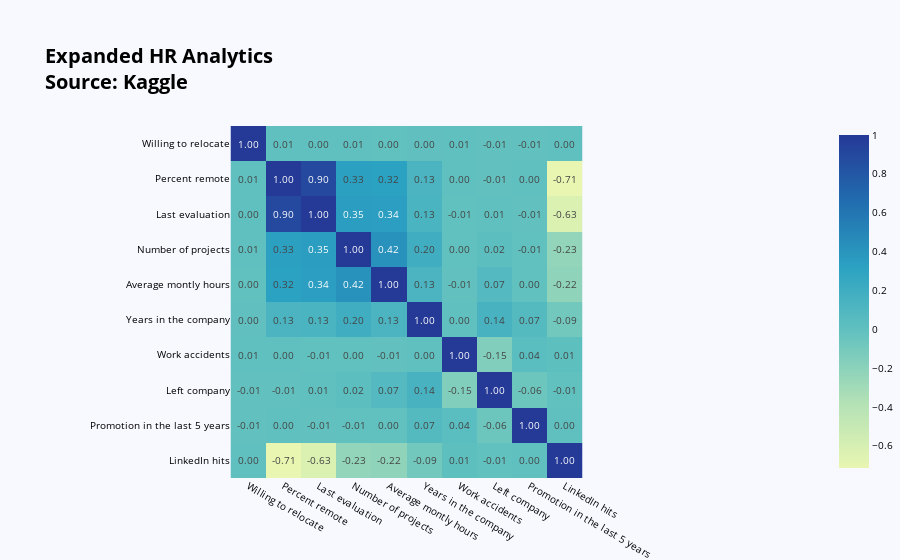

Here is the notebook cell this chart was saved with:
### Code cell
import plotly.express as px
import plotly.graph_objects as go
import pandas as pd
import seaborn as sn

df = pd.read_csv('HR_Engagement_Sat_Sales_UpdatedV4.0_Filtrado.csv', sep=';')

fig = px.imshow(corrMatrix, color_continuous_scale=["#e8f6b1", "#b2e1b6", "#65c3bf", "#2ca2c2", "#216daf", "#253997"], text_auto='.2f')

fig.update_layout(    
    title = {'text': "<b>Expanded HR Analytics<br>Source: <a href='https://www.kaggle.com/datasets/krismurphy01/data-lab'>Kaggle</a></b>", 'font': {'size': 20}},       
    font=dict(size = 10, color = 'black'),    
    plot_bgcolor='GhostWhite',
    paper_bgcolor='GhostWhite',    
    title_pad=dict(l=0, r=0, t=0, b=0),
    margin=dict(l=0, r=0, t=125, b=50)
)
fig.show()
fig.write_html("index.html")

### Figure 1 — Plotly figure (JSON) as saved in the notebook; plotly's stock layout.template omitted (floating-point values rounded to 4 significant figures)
{"data": [{"coloraxis": "coloraxis", "hovertemplate": "x: %{x}<br>y: %{y}<br>color: %{z}<extra></extra>", "name": "0", "texttemplate": "%{z:.2f}", "type": "heatmap", "x": ["Willing to relocate", "Percent remote", "Last evaluation", "Number of projects", "Average montly hours", "Years in the company", "Work accidents", "Left company", "Promotion in the last 5 years", "LinkedIn hits"], "xaxis": "x", "y": ["Willing to relocate", "Percent remote", "Last evaluation", "Number of projects", "Average montly hours", "Years in the company", "Work accidents", "Left company", "Promotion in the last 5 years", "LinkedIn hits"], "yaxis": "y", "z": [[1, 0.006152, 0.004764, 0.005248, -0.003005, -0.001393, 0.006772, -0.009049, -0.009655, 0.003156], [0.006152, 1, 0.8972, 0.3274, 0.3171, 0.1272, -0.001046, -0.00715, 0.001131, -0.7136], [0.004764, 0.8972, 1, 0.3493, 0.3397, 0.1316, -0.007104, 0.006567, -0.008684, -0.6304], [0.005248, 0.3274, 0.3493, 1, 0.4172, 0.1968, -0.004741, 0.02379, -0.006064, -0.2288], [-0.003005, 0.3171, 0.3397, 0.4172, 1, 0.1278, -0.01014, 0.07129, -0.003544, -0.2158], [-0.001393, 0.1272, 0.1316, 0.1968, 0.1278, 1, 0.00212, 0.1448, 0.06743, -0.08698], [0.006772, -0.001046, -0.007104, -0.004741, -0.01014, 0.00212, 1, -0.1546, 0.03925, 0.01227], [-0.009049, -0.00715, 0.006567, 0.02379, 0.07129, 0.1448, -0.1546, 1, -0.06179, -0.006695], [-0.009655, 0.001131, -0.008684, -0.006064, -0.003544, 0.06743, 0.03925, -0.06179, 1, 0.003293], [0.003156, -0.7136, -0.6304, -0.2288, -0.2158, -0.08698, 0.01227, -0.006695, 0.003293, 1]]}], "layout": {"coloraxis": {"colorscale": [[0, "#e8f6b1"], [0.2, "#b2e1b6"], [0.4, "#65c3bf"], [0.6, "#2ca2c2"], [0.8, "#216daf"], [1, "#253997"]]}, "font": {"color": "black", "size": 10}, "margin": {"b": 50, "l": 0, "r": 0, "t": 125}, "paper_bgcolor": "GhostWhite", "plot_bgcolor": "GhostWhite", "title": {"font": {"size": 20}, "pad": {"b": 0, "l": 0, "r": 0, "t": 0}, "text": "<b>Expanded HR Analytics<br>Source: <a href='https://www.kaggle.com/datasets/krismurphy01/data-lab'>Kaggle</a></b>"}, "xaxis": {"anchor": "y", "constrain": "domain", "domain": [0, 1], "scaleanchor": "y"}, "yaxis": {"anchor": "x", "autorange": "reversed", "constrain": "domain", "domain": [0, 1]}}}
